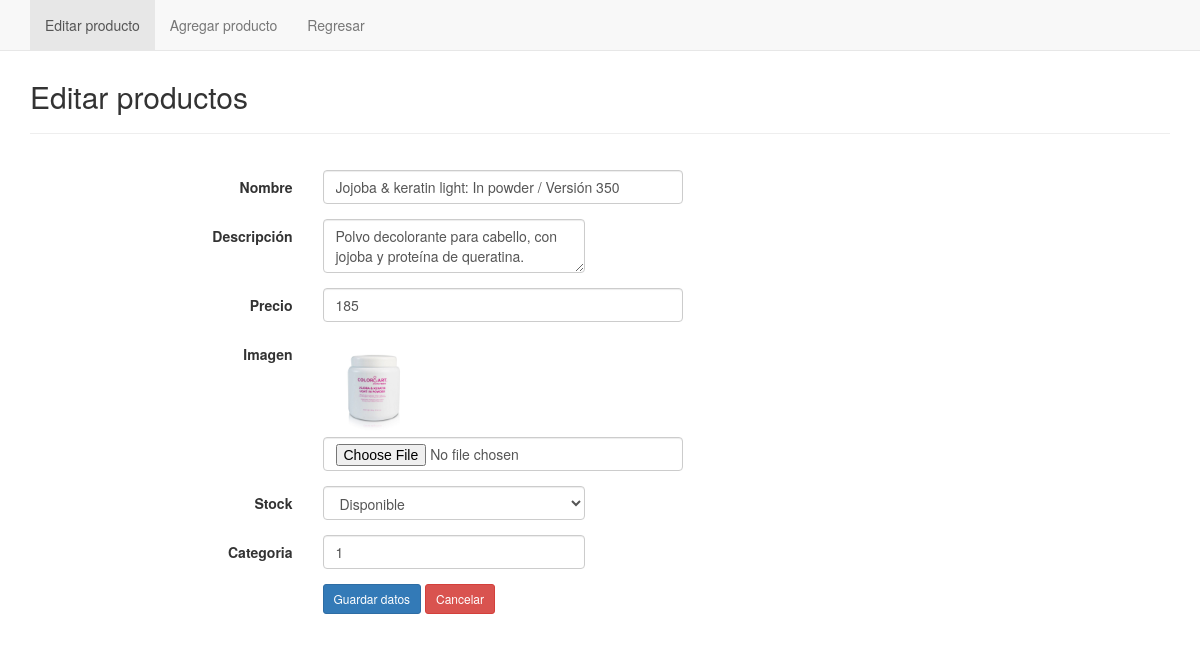
The app's page /productos_edit.php?nik=1 with its own data.
### tables this page shows
CREATE TABLE `productos` (
  `id` int(30) NOT NULL AUTO_INCREMENT,
  `nombre` varchar(300) NOT NULL,
  `descripcion` text NOT NULL,
  `precio` double NOT NULL,
  `imagen` varchar(200) NOT NULL,
  `stock` varchar(200) NOT NULL,
  `id_categoria` int(30) NOT NULL,
  PRIMARY KEY (`id`),
  FOREIGN KEY (id_categoria) REFERENCES categorias(id)
);

### productos_edit.php (the view, shortened to what this page needs)
<?php
include("conect.php");
?>
<!DOCTYPE html>
<html lang="es">
<head>
	<link href="css/bootstrap.min.css" rel="stylesheet">
	<link href="css/bootstrap-datepicker.css" rel="stylesheet">
</head>
<body>
	<nav class="navbar navbar-default navbar-fixed-top">
		<div class="container">
			<div id="navbar" class="navbar-collapse collapse">
				<ul class="nav navbar-nav ">
					<li class="active"><a href="admin_productos.php">Editar producto</a></li>
					<li><a href="productos_add.php">Agregar producto</a></li>
					<li><a href="admin_productos.php">Regresar</a></li>
				</ul>
			</div>
		</div>
	</nav>
	<div class="container">
		<div class="content">
			<h2>Editar productos</h2>
			<hr />
			<?php
			$nik = mysqli_real_escape_string($conect,(strip_tags($_GET["nik"],ENT_QUOTES)));
			$sql = mysqli_query($conect, "SELECT * FROM productos WHERE id ='$nik'");
			if(mysqli_num_rows($sql) == 0){
				header("Location: admin_productos.php");
			}else{
				$row = mysqli_fetch_assoc($sql);
			}
			?>
			<form class="form-horizontal" action="" method="post">
				<div class="form-group">
					<div class="col-sm-4">
					</div>
				</div>
				<div class="form-group">
					<label class="col-sm-3 control-label">Nombre</label>
					<div class="col-sm-4">
						<input type="text" name="nombre" value="<?php echo $row ['nombre']; ?>" class="form-control" placeholder="Nombre de producto" required>
					</div>
				</div>
				<div class="form-group">
					<label class="col-sm-3 control-label">Descripción</label>
					<div class="col-sm-3">
						<textarea name="descripcion" class="form-control" placeholder="Descripción" required=""><?php echo $row ['descripcion']; ?></textarea>
					</div>
				</div>
				<div class="form-group">
					<label class="col-sm-3 control-label">Precio</label>
					<div class="col-sm-4">
						<input type="number" name="precio" value="<?php echo $row ['precio']; ?>" class="form-control" placeholder="Precio" required>
					</div>
				</div>
				<div class="form-group">
					<label class="col-sm-3 control-label">Imagen</label>
					<div class="col-sm-4">
						<img class="card-img-top" src="img/<?php echo$row['imagen'] ?>" width="100" height="100" alt="">
						<input type="file" value="<?php echo $row ['imagen']; ?>" name="imagen" class="form-control" placeholder="Imagen">
					</div>
				</div>
				<div class="form-group">
					<label class="col-sm-3 control-label">Stock</label>
					<div class="col-sm-3">
						<select name="stock" class="form-control" required="">
							<option value="Disponible" <?php if ($row ['stock']== 'Disponible'){echo "selected";} ?>>Disponible</option>
						</select>
					</div>
				</div>
				<div class="form-group">
					<label class="col-sm-3 control-label">Categoria</label>
					<div class="col-sm-3">
						<input type="number" name="id_categoria" value="<?php echo $row ['id_categoria']; ?>" class="form-control" placeholder="id_categoria" required>
					</div>
				</div>
				<div class="form-group">
					<label class="col-sm-3 control-label">&nbsp;</label>
					<div class="col-sm-6">
						<input type="submit" name="save" class="btn btn-sm btn-primary" value="Guardar datos">
						<a href="admin_productos.php" class="btn btn-sm btn-danger">Cancelar</a>
					</div>
				</div>
			</form>
		</div>
	</div>
</body>
</html>

### productos_edit.php (style rules this page uses)
.content { margin-top: 80px; }

### records on screen
productos: nombre "Jojoba & keratin light: In powder / Versión 350", descripcion "Polvo decolorante para cabello, con jojoba y proteína de queratina.", precio "185", imagen (picture), stock "Disponible", id_categoria "1"
